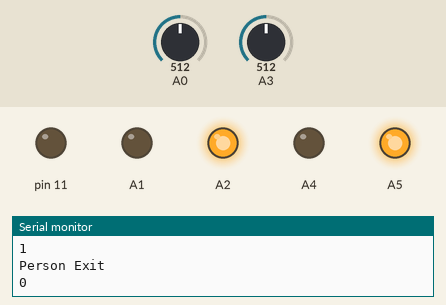
Recording of a sketch running on a simulated Arduino Uno, built with avr-gcc and run on an emulated ATmega328P. On the bench: output pins drawn as LEDs (lit = HIGH), the last lines printed to the serial monitor. The inputs (shaded band) are chosen by the test bench; at power-on: A3 = 512, A0 = 512.

Above: at 1.3 s.
1.4 s: A3 set to 266
2.9 s: A3 set to 232
At 3.9 s:
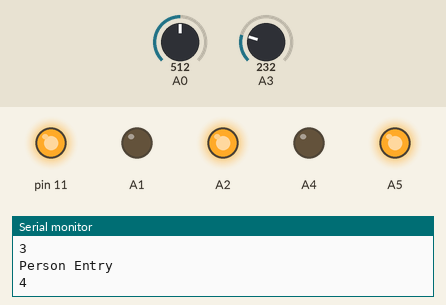
4.5 s: A3 set to 260
At 5.1 s:
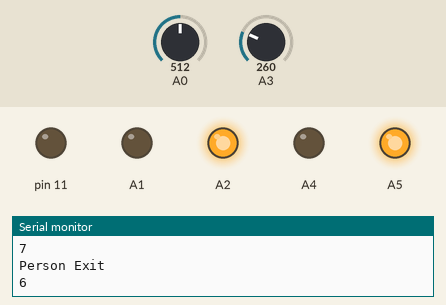
6.0 s: A3 set to 240
At 6.4 s:
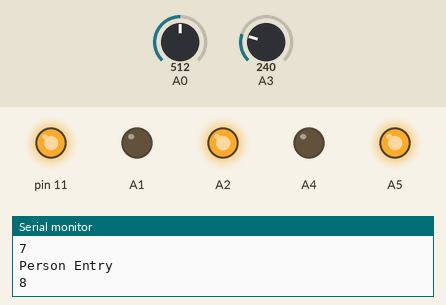
Timing chart, 0 to 8.5 s (numbered marks = the images above; inputs shaded):
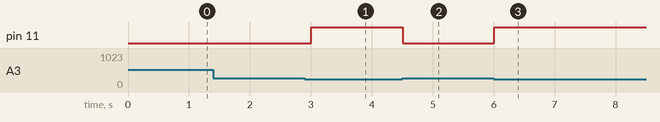

The sketch:

final_code.ino
```cpp
int count=0;

void setup() {
  // put your setup code here, to run once:
pinMode(A0,INPUT);
pinMode(A1,OUTPUT);
pinMode(A2,OUTPUT);
pinMode(11,OUTPUT);
pinMode(A3,INPUT);
pinMode(A4,OUTPUT);
pinMode(A5,OUTPUT);
digitalWrite(A2,HIGH);
digitalWrite(A1,LOW);
digitalWrite(A5,HIGH);
digitalWrite(A4,LOW);
Serial.begin(9600);
}

void loop() {
  // put your main code here, to run repeatedly:
//Serial.println(analogRead(A0));
delay(250);
if(analogRead(A0) < 250)
{digitalWrite(11,HIGH);
//Serial.println("Person not found");
}
else
{digitalWrite(11,LOW);
Serial.println("Person Entry");
count=count+1;
Serial.println(count);
}
if(analogRead(A3) < 250)
{digitalWrite(11,HIGH);
//Serial.println("Person not found");
}
else
{digitalWrite(11,LOW);
Serial.println("Person Exit");
count=count-1;
if(count>=0){
Serial.println(count); }
else
  count=0;
}

}
```

Measured:
- the behaviour switches between 250 and 249 on A3 (found by bisection; images 0 and 1)
- after the input at 2.9 s, pin 11: LOW → HIGH after 0.11 s
- after the input at 4.5 s, pin 11: HIGH → LOW at once
- after the input at 6.0 s, pin 11: LOW → HIGH at once
